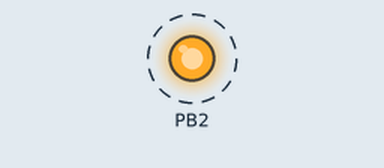
Simulated run of this program. Board: ATmega328P, built with avr-gcc and emulated at 16 MHz. Shown: output pins drawn as LEDs (lit = HIGH). Dashed ring = blinking.

Above: at 0.2 s.
Timing chart, 0 to 3.0 s (numbered marks = the images above):
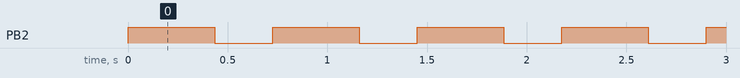

Measured:
- by itself, PB2: alternates HIGH for 0.43 s and LOW for 0.29 s

The program:

main.c
```c
/*
 * DA2C_T1_Normal_C.c
 *
 * Created: 4/26/2019 9:34:51 PM
 * Author : acate
 */


#define F_CPU 16000000UL	// Used to slow delay from 16MHz to 1MHz (delay library)
#include <avr/io.h>			// Standard AVR Library
#include <util/delay.h>		// AVR library containing _delay_ms() function

#define LED 0b00000100		// Modify LED Bit (Currently: PB2)
#define period 11327		// 'period = (16MHz*0.725s/1024) - 1' for 735ms period
#define duty_cycle 6796		// 'duty_cycle = (16MHz*0.435s/1024) - 1' for 60% Duty Cycle

int main(void) {

	unsigned char p_end = period/256;			// Quotient of Period divided by Counter Size
	unsigned char p_leftover = period%256;		// Remainder of Period divided by Counter Size
	unsigned char dc_end = duty_cycle/256;		// Quotient of Duty Cycle divided by Counter Size
	unsigned char dc_leftover = duty_cycle%256;	// Remainder of Duty Cycle divided by Counter Size
	unsigned char i = 0;						// 8-bit Positive Counter 'i'

	DDRB = LED;											// Set direction of LED (PB2) as an Output
	TCCR0A = (0<<WGM01)|(0<<WGM00);						// Set WGM to Normal
	TCCR0B = (0<<WGM02)|(1<<CS02)|(0<<CS01)|(1<<CS00);	// Set WGM to Normal (Cont.), Prescaler '1024'

	while (1) {
		PORTB |= LED;						// Set Output LED PB2 to 'HIGH'
		i = 0;								// Initialize Counter 'i' to zero
		while (i < p_end) {					// Loop Counter 'i' until Period Quotient is met
			if (i == dc_end) {				// If Counter 'i' is at end of Duty Cycle Quotient...
				while(TCNT0 < dc_leftover);	// Finish Duty Cycle Remainder
				PORTB = 0x00;				// Then set Output LED PB2 to 'LOW'
			}
			while((TIFR0 & 0x01) == 0);		// Otherwise, Check if Timer0 Overflow Set
			TCNT0 = 0x00;					// If Overflow set, Restart Timer0
			TIFR0 = 0x01;					// And Reset Overflow Flag
			i++;							// Increment Counter 'i'
		}
		while (TCNT0 < p_leftover);			// If Counter 'i' at end of period, then finish remainder
		TCNT0 = 0x00;						// Restart Period and Timer0 from beginning
	}
}
```
